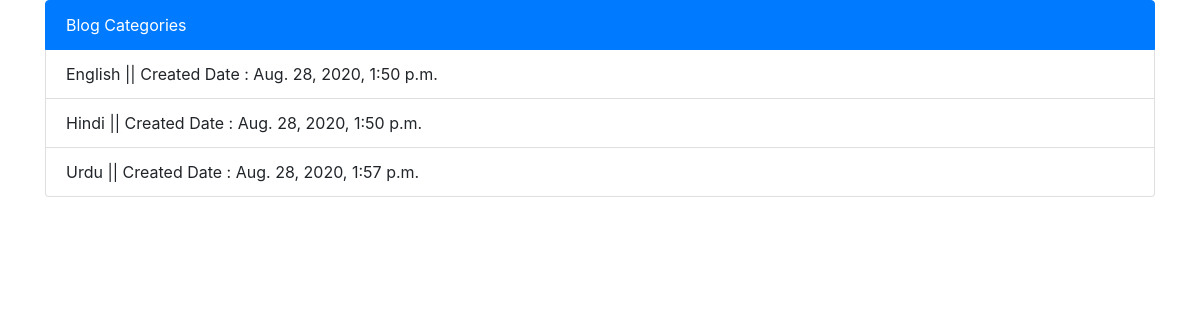
The page /categories on the database its author committed.
### blog/models.py (models this page shows, shortened)
class Category(models.Model):
    name = models.CharField(max_length=20)
    created_at = models.DateTimeField(auto_now_add=True)

### blog/views.py (the view)
# urls.py: path('categories', categories_views, name='categories')
def categories_views(request):
    categories = Category.objects.all()
    context = {"categories" : categories}
    tamplate_name = 'categories.html'
    return render(request,tamplate_name,context)

### templates/categories.html (shortened to what this page needs)
{% extends 'base.html' %}
{% block content %}
    <ul class="list-group">
        <li class="list-group-item active">Blog Categories</li>
        {% if categories %}
            {% for cat in categories %}
                <li class="list-group-item">{{ cat.name }} || Created Date : {{ cat.created_at }}</li>
            {% endfor %}
        {% endif %}
    </ul>
{% endblock %}

### rows shown on the page
Category: name "English", created_at "Aug. 28, 2020, 1:50 p.m."
Category: name "Hindi", created_at "Aug. 28, 2020, 1:50 p.m."
Category: name "Urdu", created_at "Aug. 28, 2020, 1:57 p.m."
